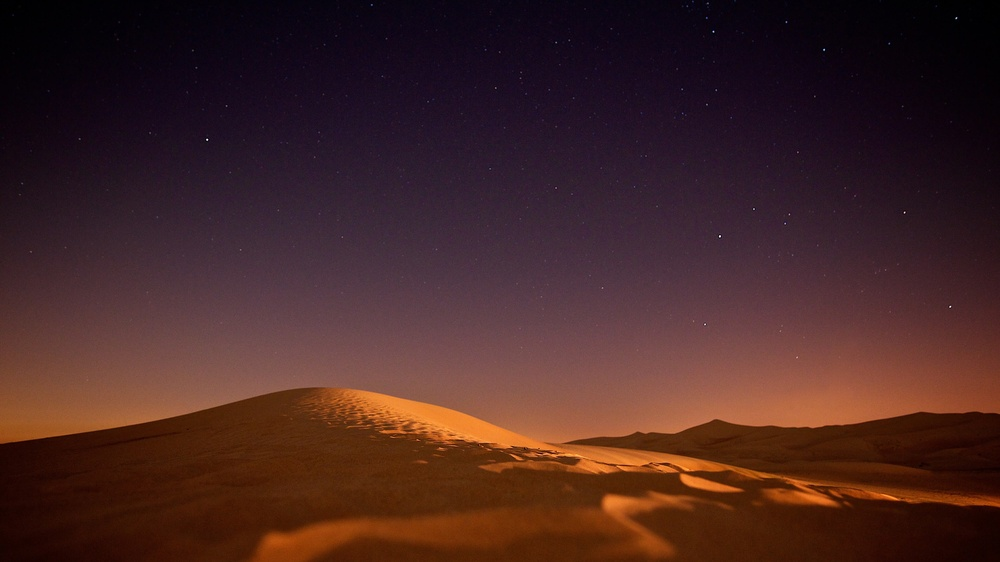
#> input picture nixos/assets/desert-sunset.jpg, 1000 x 562 px, shrunk from 3840 x 2160 before the run
$ python extract-color.py ../../nixos/assets/desert-sunset.jpg
#> lines starting #> are read from the running program, lines starting #| are printed output that depends on the picture
#!/usr/bin/env python3
"""Extract dominant color from album art image.
Outputs RGB values as comma-separated string (e.g., "0.65,0.55,0.85")
"""

import sys
import os
import colorsys

DEFAULT_COLOR = (0.65, 0.55, 0.85)
TARGET_LUMINANCE = 0.5
DARK_COLOR_THRESHOLD = 0.15

try:
    from PIL import Image
    import numpy as np
    HAS_DEPENDENCIES = True
except ImportError:
    HAS_DEPENDENCIES = False


def get_default_color_string():
    return f"{DEFAULT_COLOR[0]:.3f},{DEFAULT_COLOR[1]:.3f},{DEFAULT_COLOR[2]:.3f}"


def convert_to_rgb(img):
    if img.mode == 'RGBA':
        background = Image.new('RGB', img.size, (255, 255, 255))
        background.paste(img, mask=img.split()[3])
        return background
    elif img.mode != 'RGB':
        return img.convert('RGB')
    return img


def calculate_luminance(r, g, b):
    """Weighted luminance using ITU-R BT.601 coefficients."""
    return 0.299 * r + 0.587 * g + 0.114 * b


def _adjust_dark_color(r, g, b, current_luminance, h, s, l):
    if current_luminance > 0:
        scale_factor = min(TARGET_LUMINANCE / current_luminance, 3.0)
        r_scaled = min(1.0, r * scale_factor)
        g_scaled = min(1.0, g * scale_factor)
        b_scaled = min(1.0, b * scale_factor)
    else:
        r_scaled, g_scaled, b_scaled = r, g, b

    _, s_scaled, _ = colorsys.rgb_to_hls(r_scaled, g_scaled, b_scaled)

    target_l = TARGET_LUMINANCE + 0.1
    l_final = min(0.85, target_l)
    s_final = max(0.5, min(1.0, s_scaled * 1.3))

    return l_final, s_final


def _adjust_bright_color(current_luminance, l, s):
    if current_luminance > TARGET_LUMINANCE * 1.2:
        l_final = max(TARGET_LUMINANCE - 0.1, l * 0.9)
    else:
        l_final = max(TARGET_LUMINANCE - 0.05, l)

    s_final = min(1.0, s * 1.05) if s < 0.9 else s

    return l_final, s_final


def _finalize_luminance(r, g, b):
    final_luminance = calculate_luminance(r, g, b)
    if abs(final_luminance - TARGET_LUMINANCE) > 0.15 and final_luminance > 0:
        adjust_factor = TARGET_LUMINANCE / final_luminance
        r = min(1.0, r * adjust_factor)
        g = min(1.0, g * adjust_factor)
        b = min(1.0, b * adjust_factor)
    return (r, g, b)


def ensure_min_lightness(r, g, b):
    if max(r, g, b) == 0:
        return DEFAULT_COLOR

    current_luminance = calculate_luminance(r, g, b)
    h, s, l = colorsys.rgb_to_hls(r, g, b)

    if current_luminance < TARGET_LUMINANCE:
        l_final, s_final = _adjust_dark_color(r, g, b, current_luminance, h, s, l)
    else:
        l_final, s_final = _adjust_bright_color(current_luminance, l, s)

    r_new, g_new, b_new = colorsys.hls_to_rgb(h, l_final, s_final)

    return _finalize_luminance(r_new, g_new, b_new)


def extract_dominant_color(image_path):
#> called with image_path = '../../nixos/assets/desert-sunset.jpg'
    if not HAS_DEPENDENCIES:
        raise ImportError("PIL and numpy are required")

    img = Image.open(image_path)
#> img is the input picture: PIL image 1000x562 RGB; mean R, G, B 68.9, 37.5, 35.5
    img = convert_to_rgb(img)

    width, height = img.size
#> width = 1000; height = 562

    sample_ratio = 0.2
    left = int(width * (0.5 - sample_ratio))
#> left = 300
    top = int(height * (0.5 - sample_ratio))
#> top = 168
    right = int(width * (0.5 + sample_ratio))
#> right = 700
    bottom = int(height * (0.5 + sample_ratio))
#> bottom = 393

    center_region = img.crop((left, top, right, bottom))
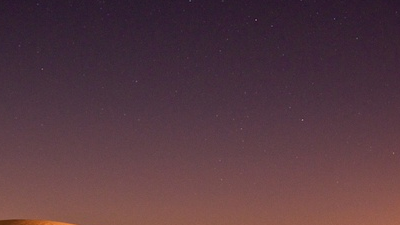
#> center_region: PIL image 400x225 RGB; mean R, G, B 86.3, 56.9, 65.7
    pixels = np.array(center_region)

    avg_r = np.mean(pixels[:, :, 0]) / 255.0
#> avg_r = 0.338
    avg_g = np.mean(pixels[:, :, 1]) / 255.0
#> avg_g = 0.223
    avg_b = np.mean(pixels[:, :, 2]) / 255.0
#> avg_b = 0.258

    avg_r, avg_g, avg_b = ensure_min_lightness(avg_r, avg_g, avg_b)
#> in ensure_min_lightness, `current_luminance = calculate_luminance(r, g, b)`: current_luminance = 0.262
#> in ensure_min_lightness, `h, s, l = colorsys.rgb_to_hls(r, g, b)`: h = 0.95; s = 0.281; l = 0.205
#> in _adjust_dark_color, `scale_factor = min(TARGET_LUMINANCE / current_luminance, 3.0)`: scale_factor = 1.91
#> in _adjust_dark_color, `r_scaled = min(1.0, r * scale_factor)`: r_scaled = 0.647
#> in _adjust_dark_color, `g_scaled = min(1.0, g * scale_factor)`: g_scaled = 0.427
#> in _adjust_dark_color, `b_scaled = min(1.0, b * scale_factor)`: b_scaled = 0.493
#> in _adjust_dark_color, `_, s_scaled, _ = colorsys.rgb_to_hls(r_scaled, g_scaled, b_scaled)`: s_scaled = 0.537
#> in _adjust_dark_color, `s_final = max(0.5, min(1.0, s_scaled * 1.3))`: s_final = 0.698
#> in ensure_min_lightness, `l_final, s_final = _adjust_dark_color(r, g, b, current_luminance, h, s..`: l_final = 0.6; s_final = 0.698
#> in ensure_min_lightness, `r_new, g_new, b_new = colorsys.hls_to_rgb(h, l_final, s_final)`: r_new = 0.879; g_new = 0.321; b_new = 0.489
#> in _finalize_luminance, `final_luminance = calculate_luminance(r, g, b)`: final_luminance = 0.507
#> avg_r = 0.879; avg_g = 0.321; avg_b = 0.489

    return (avg_r, avg_g, avg_b)


def validate_image_path(image_path):
    if not image_path:
        raise ValueError("Image path is empty")
    if not os.path.exists(image_path):
        raise FileNotFoundError(f"File not found: {image_path}")
    if not os.path.isfile(image_path):
        raise ValueError(f"Path is not a file: {image_path}")


def main():
    if len(sys.argv) < 2:
        print("Usage: extract-color.py <image_path>", file=sys.stderr)
        print(get_default_color_string())
        sys.exit(1)

    image_path = sys.argv[1]

    try:
        validate_image_path(image_path)
    except (ValueError, FileNotFoundError) as e:
        print(str(e), file=sys.stderr)
        print(get_default_color_string())
        sys.exit(1)

    if not HAS_DEPENDENCIES:
        print("Warning: PIL and numpy not available, using default color", file=sys.stderr)
        print(get_default_color_string())
        sys.exit(1)

    try:
        r, g, b = extract_dominant_color(image_path)
#> r = 0.879; g = 0.321; b = 0.489
        print(f"{r:.3f},{g:.3f},{b:.3f}")
#| 0.879,0.321,0.489
        sys.exit(0)
#> (the program exits here)
